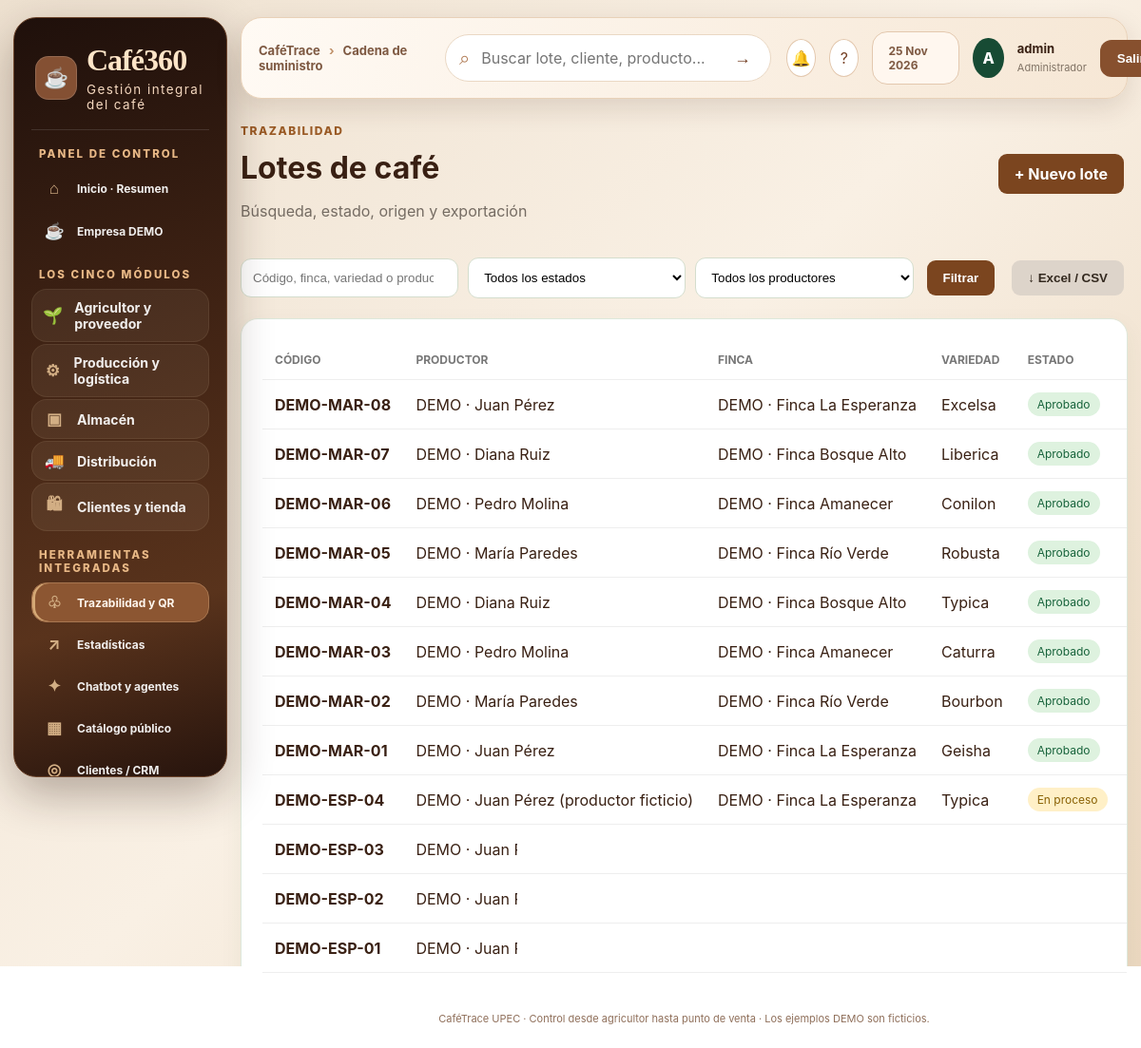
Page /lotes/ (signed in) on the committed database.
### trazabilidad/models.py (models this page shows, shortened)
class Lote(models.Model):
    METODOS = [
        ("Lavado", "Lavado"),
        ("Honey", "Honey"),
        ("Natural", "Natural"),
        ("Anaeróbico", "Anaeróbico"),
    ]
    ESTADOS = [
        ("En proceso", "En proceso"),
        ("Aprobado", "Aprobado"),
        ("Rechazado", "Rechazado"),
    ]
    codigo = models.CharField(max_length=30, unique=True, editable=False)
    productor = models.ForeignKey(Productor, on_delete=models.PROTECT, related_name="lotes")
    finca = models.ForeignKey(Finca, on_delete=models.PROTECT, related_name="lotes")
    variedad = models.CharField(max_length=100)
    fecha_cosecha = models.DateField()
    cantidad_kg = models.DecimalField(max_digits=10, decimal_places=2)
    metodo_proceso = models.CharField(max_length=30, choices=METODOS, default="Lavado")
    fecha_ingreso = models.DateField(default=timezone.now)
    humedad = models.DecimalField(max_digits=5, decimal_places=2, null=True, blank=True)
    temperatura_secado = models.DecimalField(max_digits=5, decimal_places=2, null=True, blank=True)
    tiempo_fermentacion_horas = models.DecimalField(max_digits=6, decimal_places=2, null=True, blank=True)
    estado = models.CharField(max_length=30, choices=ESTADOS, default="En proceso")
    notas = models.TextField(blank=True)
    creado = models.DateTimeField(auto_now_add=True)
    class Meta:
        ordering = ["-creado"]

class Productor(models.Model):
    nombre = models.CharField(max_length=150)
    identificacion = models.CharField(max_length=30, blank=True)
    telefono = models.CharField(max_length=30, blank=True)
    comunidad = models.CharField(max_length=150, blank=True)
    class Meta:
        ordering = ["nombre"]

class Finca(models.Model):
    productor = models.ForeignKey(Productor, on_delete=models.CASCADE, related_name="fincas")
    nombre = models.CharField(max_length=150)
    parroquia = models.CharField(max_length=100, blank=True)
    canton = models.CharField(max_length=100, blank=True)
    provincia = models.CharField(max_length=100, default="Carchi")
    altura_msnm = models.PositiveIntegerField(null=True, blank=True)
    variedad_principal = models.CharField(max_length=100, blank=True)
    class Meta:
        ordering = ["nombre"]

### trazabilidad/views.py (the view, shortened to what this page needs)
# urls.py: path("lotes/", views.lista_lotes, name="lista_lotes"),
@login_required
def lista_lotes(request):
    lotes = Lote.objects.select_related("productor", "finca").all()
    q = request.GET.get("q", "").strip()[:100]
    estado = request.GET.get("estado", "")
    productor = request.GET.get("productor", "")
    if q:
        lotes = lotes.filter(Q(codigo__icontains=q) | Q(variedad__icontains=q) | Q(finca__nombre__icontains=q) | Q(productor__nombre__icontains=q))
    if estado in dict(Lote.ESTADOS):
        lotes = lotes.filter(estado=estado)
    if productor.isdigit():
        lotes = lotes.filter(productor_id=int(productor))
    return render(request, "lotes/lista.html", {"lotes": lotes[:300], "q":q, "estado_actual":estado, "productor_actual":productor, "productores": Productor.objects.all(), "estados":Lote.ESTADOS})

### trazabilidad/permissions.py (called while the page is built)
def roles_for(user):
    if not user.is_authenticated:
        return set()
    if user.is_superuser:
        return set(ROLE_NAMES)
    return set(user.groups.filter(name__in=ROLE_NAMES).values_list("name", flat=True))

### templates/lotes/lista.html (shortened to what this page needs)
{% extends "base.html" %}{% block title %}Lotes · CaféTrace{% endblock %}{% block content %}
<div class="page-head"><div><p class="eyebrow">TRAZABILIDAD</p><h1>Lotes de café</h1><p class="muted">Búsqueda, estado, origen y exportación</p></div>{% if puede_productor %}<a class="btn" href="{% url 'crear_lote' %}">+ Nuevo lote</a>{% endif %}</div>
<form class="filters" method="get"><input type="search" name="q" value="{{ q }}" placeholder="Código, finca, variedad o productor"><select name="estado"><option value="">Todos los estados</option></select><select name="productor"><option value="">Todos los productores</option></select><button class="btn" type="submit">Filtrar</button><button class="btn secondary" type="submit" name="exportar" value="csv">↓ Excel / CSV</button></form>
<div class="table-card"><table><thead><tr><th>Código</th><th>Productor</th><th>Finca</th><th>Variedad</th><th>Estado</th><th>Humedad</th><th>Detalle</th></tr></thead><tbody>{% for lote in lotes %}<tr><td><b>{{ lote.codigo }}</b></td><td>{{ lote.productor.nombre }}</td><td>{{ lote.finca.nombre }}</td><td>{{ lote.variedad }}</td><td><span class="badge {% if lote.estado == 'Aprobado' %}status-ok{% elif lote.estado == 'Rechazado' %}status-bad{% else %}status-pending{% endif %}">{{ lote.estado }}</span></td><td>{{ lote.humedad|default:'—' }} %</td><td><a href="{% url 'detalle_lote' lote.id %}">Ver →</a></td></tr>{% empty %}<tr><td colspan="7">No hay lotes que coincidan con los filtros.</td></tr>{% endfor %}</tbody></table></div>{% endblock %}

### templates/base.html (shortened to what this page needs)
{% load static %}
<!DOCTYPE html><html lang="es"><head><meta charset="utf-8"><meta name="viewport" content="width=device-width,initial-scale=1"><title>{% block title %}CaféTrace · Cadena del café{% endblock %}</title>
<link rel="stylesheet" href="{% static 'css/style.css' %}"><link rel="stylesheet" href="{% static 'css/dashboard-pro.css' %}"><link rel="stylesheet" href="{% static 'css/cadena-2026.css' %}"><link rel="stylesheet" href="{% static 'css/cafe-experiencia.css' %}"><link rel="stylesheet" href="{% static 'css/tienda-premium.css' %}"><link rel="stylesheet" href="{% static 'css/cafe360-ui.css' %}">{% block extra_head %}{% endblock %}</head>
<body class="mrp-app {% if user.is_superuser %}mrp-admin{% else %}mrp-operator{% endif %}"><div class="mrp-shell">
{% if user.is_superuser %}<aside id="mrp-sidebar" class="mrp-sidebar"><a href="{% url 'inicio' %}" class="mrp-brand"><span class="mrp-brandicon">☕</span><span><strong>Café360</strong><small>Gestión integral del café</small></span></a>
<div class="mrp-side-title">PANEL DE CONTROL</div>
<a class="mrp-menu-link" href="{% url 'inicio' %}"><span>⌂</span> Inicio · Resumen</a>
<a class="mrp-menu-link" href="{% url 'cadena_empresa_demo' %}"><span>☕</span> Empresa DEMO</a>
<div class="mrp-side-title">LOS CINCO MÓDULOS</div>
<a class="mrp-menu-link c360-primary-module" href="{% url 'cadena_area' 'proveedor' %}"><span>🌱</span> Agricultor y proveedor</a>
<a class="mrp-menu-link c360-primary-module" href="{% url 'cadena_area' 'produccion' %}"><span>⚙</span> Producción y logística</a>
<a class="mrp-menu-link c360-primary-module" href="{% url 'cadena_area' 'almacen' %}"><span>▣</span> Almacén</a>
<a class="mrp-menu-link c360-primary-module" href="{% url 'cadena_area' 'distribucion' %}"><span>🚚</span> Distribución</a>
<a class="mrp-menu-link c360-primary-module" href="{% url 'cadena_area' 'tienda' %}"><span>🛍</span> Clientes y tienda</a>
<div class="mrp-side-title">HERRAMIENTAS INTEGRADAS</div>
<a class="mrp-menu-link" href="{% url 'lista_lotes' %}"><span>♧</span> Trazabilidad y QR</a>
<a class="mrp-menu-link" href="{% url 'cadena_estadisticas' %}"><span>↗</span> Estadísticas</a>
<a class="mrp-menu-link" href="{% url 'cadena_herramientas' %}"><span>✦</span> Chatbot y agentes</a>
<a class="mrp-menu-link" href="{% url 'catalogo_publico' %}"><span>▦</span> Catálogo público</a>
<a class="mrp-menu-link" href="{% url 'cadena_puntos' %}"><span>◎</span> Clientes / CRM</a>
<div class="mrp-sidebar-bottom"><span>●</span> Aplicativo conectado a una empresa simulada<br><small>Catálogo, QR, analítica, trazabilidad y áreas operativas integradas.</small></div></aside>{% endif %}
<div class="mrp-main"><header class="mrp-topbar">{% if user.is_superuser %}<button class="mrp-mobile" type="button" onclick="document.getElementById('mrp-sidebar').classList.toggle('mrp-open')" aria-label="Abrir menú">☰</button>{% else %}<a class="operator-brand" href="{% url 'inicio' %}">☕ CaféTrace <span>· Mi área de trabajo</span></a>{% endif %}<div class="mrp-breadcrumb">CaféTrace <span>›</span> {% block breadcrumb %}Cadena de suministro{% endblock %}</div><form class="c360-search" action="{% url 'lista_lotes' %}" method="get"><input type="text" name="q" placeholder="Buscar lote, cliente, producto..."><button type="submit">→</button></form><div class="mrp-top-right"><a class="c360-icon-btn" href="{% url 'alertas' %}" title="Alertas">🔔</a><a class="c360-icon-btn" href="{% url 'cadena_herramientas' %}" title="Asistente">?</a><span class="mrp-top-date">{% now 'd M Y' %}</span><span class="mrp-avatar">{{ user.first_name|default:user.username|first|upper }}</span><span class="mrp-user"><b>{{ user.get_full_name|default:user.username }}</b><small>{% if user.is_superuser %}Administrador{% else %}{% for g in user.groups.all %}{{ g.name }}{% if not forloop.last %} · {% endif %}{% empty %}Operador{% endfor %}{% endif %}</small></span><form method="post" action="{% url 'logout' %}">{% csrf_token %}<button type="submit" class="mrp-exit">Salir</button></form></div></header>
<main class="mrp-content">{% block content %}{% endblock %}</main><footer class="mrp-footer">CaféTrace UPEC · Control desde agricultor hasta punto de venta · Los ejemplos DEMO son ficticios.</footer></div></div>
<script>document.querySelectorAll('.mrp-menu-link').forEach(a=>{if(a.pathname===location.pathname)a.classList.add('is-active')})</script>{% block extra_js %}{% endblock %}</body></html>

### static/css/style.css (style rules this page uses)
* { box-sizing:border-box }
body { margin:0;font-family:Arial,Helvetica,sans-serif;background:#f6f4ef;color:#29251f }
.eyebrow { font-size:12px;font-weight:800;letter-spacing:1.5px;color:#9a5a25 }
.btn { display:inline-block;background:#7b451f;color:#fff!important;text-decoration:none;border:0;border-radius:9px;padding:11px 17px;font-weight:700;cursor:pointer;margin:4px }
.btn.secondary { background:#ddd4ca;color:#33291f!important }
.stat,.card,.table-card,.form-card { background:#fff;border-radius:15px;padding:22px;box-shadow:0 5px 22px #0000000a }
.badge { display:inline-block;background:#eee5da;border-radius:20px;padding:5px 10px;font-size:12px }
.page-head { display:flex;justify-content:space-between;align-items:center;margin-bottom:22px;gap:15px }
.page-head h1 { margin:3px 0 }
.muted { color:#756c63 }
.table-card { overflow:auto }
table { width:100%;border-collapse:collapse }
th,td { text-align:left;padding:13px;border-bottom:1px solid #eee;white-space:nowrap }
th { font-size:12px;color:#777;text-transform:uppercase }
footer { text-align:center;padding:30px;color:#777;font-size:13px }
body { background:#f7f5f0;color:#26352c }
.card,.table-card,.stat { box-shadow:0 8px 26px #28482c0d;border:1px solid #dde8db;border-radius:18px }
.filters { display:flex;gap:10px;flex-wrap:wrap;align-items:center;margin:20px 0 }
.filters input,.filters select { border:1px solid #d4ddcd;background:white;padding:12px;border-radius:11px;min-width:175px;flex:1 }
.status-ok { background:#def2df!important;color:#17633b!important }
.status-pending { background:#fff0c7!important;color:#8a6105!important }

### static/css/dashboard-pro.css (style rules this page uses)
:root { --brand:#427f48;--deep:#203a2c;--muted:#7a8880;--line:#e8eee9;--bg:#f8faf8;--card:#fff }
* { box-sizing:border-box }
a { color:inherit }
:root { --brand:#774424;--deep:#331d14;--muted:#8b7769;--line:#eadfd2;--bg:#fbf7f1;--card:#fffdfb }

### static/css/cafe-experiencia.css (style rules this page uses)
html { scroll-behavior:smooth }
.mrp-admin .mrp-content { max-width:1760px }

### rows in the picture
Lote: codigo "DEMO-MAR-08", productor.nombre "DEMO · Juan Pérez", finca.nombre "DEMO · Finca La Esperanza", variedad "Excelsa", estado "Aprobado"
Lote: codigo "DEMO-MAR-07", productor.nombre "DEMO · Diana Ruiz", finca.nombre "DEMO · Finca Bosque Alto", variedad "Liberica", estado "Aprobado"
Lote: codigo "DEMO-MAR-06", productor.nombre "DEMO · Pedro Molina", finca.nombre "DEMO · Finca Amanecer", variedad "Conilon", estado "Aprobado"
Lote: codigo "DEMO-MAR-05", productor.nombre "DEMO · María Paredes", finca.nombre "DEMO · Finca Río Verde", variedad "Robusta", estado "Aprobado"
Lote: codigo "DEMO-MAR-04", productor.nombre "DEMO · Diana Ruiz", finca.nombre "DEMO · Finca Bosque Alto", variedad "Typica", estado "Aprobado"
Lote: codigo "DEMO-MAR-03", productor.nombre "DEMO · Pedro Molina", finca.nombre "DEMO · Finca Amanecer", variedad "Caturra", estado "Aprobado"
Lote: codigo "DEMO-MAR-02", productor.nombre "DEMO · María Paredes", finca.nombre "DEMO · Finca Río Verde", variedad "Bourbon", estado "Aprobado"
Lote: codigo "DEMO-MAR-01", productor.nombre "DEMO · Juan Pérez", finca.nombre "DEMO · Finca La Esperanza", variedad "Geisha", estado "Aprobado"
Lote: codigo "DEMO-ESP-04", productor.nombre "DEMO · Juan Pérez (productor ficticio)", finca.nombre "DEMO · Finca La Esperanza", variedad "Typica", estado "En proceso"
Lote: codigo "DEMO-ESP-03", productor.nombre "DEMO · Juan Pérez (productor ficticio)"
Lote: codigo "DEMO-ESP-02", productor.nombre "DEMO · Juan Pérez (productor ficticio)"
Lote: codigo "DEMO-ESP-01", productor.nombre "DEMO · Juan Pérez (productor ficticio)"

### other values in the picture
{{ user.first_name|default:user.username|first|upper }} "A"
{{ user.get_full_name|default:user.username }} "admin"
